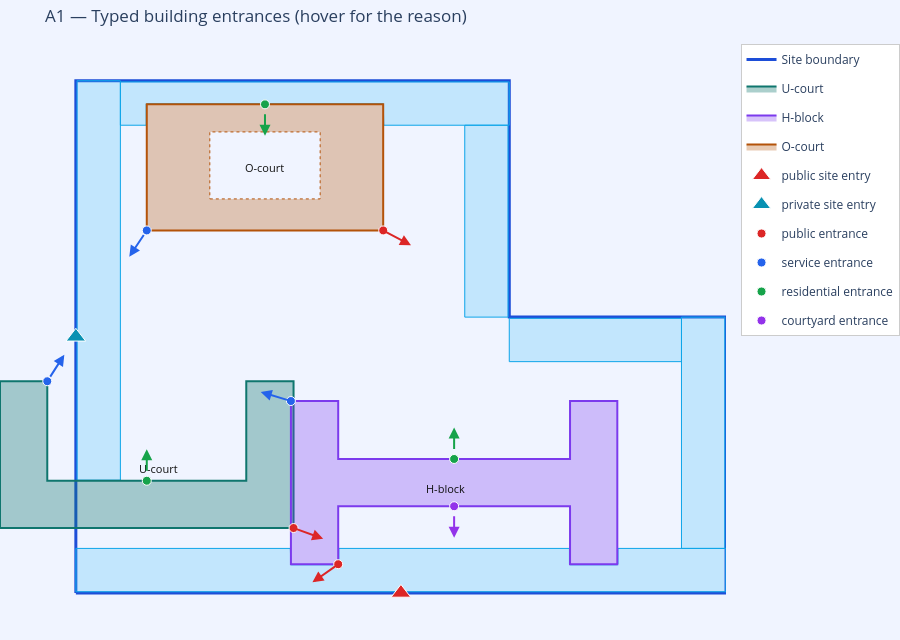

Notebook code for this chart:
### Markdown cell above
## A1 — Entrance placement **reasoning**

Each building gets typed entrances; hover any entrance marker to read *why* it
sits there. The public door faces the arrival route; the service door faces the
quiet Service Lane side; residential/courtyard doors open onto the court.

### Code cell
orient = report['entrances']
for b in orient['buildings']:
    print(f"### {b['building_id']}  ({b['n_entrances']} entrances, {len(b['courtyards'])} courtyard)")
    for e in b['entrances']:
        print(f"   - {e['role']:11s} faces={e['faces']:12s} :: {e['reason']}")

fig = new_fig('A1 — Typed building entrances (hover for the reason)', SITE_BOUNDARY)
draw_parking(fig, parking)
draw_buildings(fig, BUILDINGS)
draw_entries(fig, propose_site_entries(SITE_MODEL))
draw_entrances(fig, orient)
fig.show()

### Figure 1 — Plotly figure (JSON) as saved in the notebook; plotly's stock layout.template omitted (floating-point values rounded to 4 significant figures)
{"data": [{"hoverinfo": "skip", "line": {"color": "#1d4ed8", "width": 3}, "mode": "lines", "name": "Site boundary", "type": "scatter", "x": [0, 165, 165, 110, 110, 0, 0, 0], "y": [0, 0, 70, 70, 130, 130, 0, 0]}, {"fill": "toself", "fillcolor": "rgba(56,189,248,0.25)", "hoverinfo": "skip", "legendgroup": "park", "line": {"color": "#0ea5e9", "width": 1}, "mode": "lines", "name": "parking", "showlegend": false, "type": "scatter", "x": [54.43, 54.43, 54.43, 54.44, 54.44, 54.44, 54.45, 54.46, 54.47, 54.48, 54.49, 54.5, 54.51, 54.53, 54.54, 54.55, 54.57, 54.58, 66.58, 66.6, 66.61, 66.63, 66.64, 66.65, 66.67, 66.68, 66.69, 66.7, 66.71, 66.72, 66.72, 66.73, 66.73, 66.73, 66.73, 66.73, 125.3, 125.3, 125.3, 125.3, 125.3, 125.3, 125.3, 125.3, 125.3, 125.3, 125.3, 125.3, 125.3, 125.4, 125.4, 125.4, 125.4, 125.4, 137.4, 137.4, 137.4, 137.5, 137.5, 137.5, 137.5, 137.5, 137.5, 137.5, 137.5, 137.5, 137.6, 137.6, 137.6, 137.6, 137.6, 137.6, 165.0, 165.0, 0.0, 0.0, 54.43, 54.43], "y": [11.3, 7.292, 7.277, 7.263, 7.248, 7.235, 7.221, 7.209, 7.197, 7.186, 7.176, 7.167, 7.16, 7.153, 7.149, 7.145, 7.143, 7.142, 7.142, 7.143, 7.145, 7.149, 7.153, 7.16, 7.167, 7.176, 7.186, 7.197, 7.209, 7.221, 7.235, 7.248, 7.263, 7.277, 7.292, 11.3, 11.3, 7.292, 7.277, 7.263, 7.248, 7.235, 7.221, 7.209, 7.197, 7.186, 7.176, 7.167, 7.16, 7.153, 7.149, 7.145, 7.143, 7.142, 7.142, 7.143, 7.145, 7.149, 7.153, 7.16, 7.167, 7.176, 7.186, 7.197, 7.209, 7.221, 7.235, 7.248, 7.263, 7.277, 7.292, 11.3, 11.3, 0.3, 0.3, 11.3, 11.3, 11.3]}, {"fill": "toself", "fillcolor": "rgba(56,189,248,0.25)", "hoverinfo": "skip", "legendgroup": "park", "line": {"color": "#0ea5e9", "width": 1}, "mode": "lines", "name": "parking", "showlegend": false, "type": "scatter", "x": [11.3, 0.3, 0.3, 11.3, 11.3, 11.3], "y": [28.63, 28.63, 130.0, 130.0, 28.63, 28.63]}, {"fill": "toself", "fillcolor": "rgba(56,189,248,0.25)", "hoverinfo": "skip", "legendgroup": "park", "line": {"color": "#0ea5e9", "width": 1}, "mode": "lines", "name": "parking", "showlegend": false, "type": "scatter", "x": [78.15, 78.15, 78.15, 78.15, 78.14, 78.14, 78.13, 78.12, 78.12, 78.11, 78.1, 78.08, 78.07, 78.06, 78.04, 78.03, 78.01, 78.0, 18.0, 17.99, 17.97, 17.96, 17.94, 17.93, 17.92, 17.9, 17.89, 17.88, 17.88, 17.87, 17.86, 17.86, 17.85, 17.85, 17.85, 17.85, 11.3, 11.3, 110.0, 110.0, 78.15, 78.15], "y": [118.7, 124.0, 124.0, 124.0, 124.0, 124.1, 124.1, 124.1, 124.1, 124.1, 124.1, 124.1, 124.1, 124.1, 124.1, 124.1, 124.1, 124.2, 124.2, 124.1, 124.1, 124.1, 124.1, 124.1, 124.1, 124.1, 124.1, 124.1, 124.1, 124.1, 124.1, 124.0, 124.0, 124.0, 124.0, 118.7, 118.7, 129.7, 129.7, 118.7, 118.7, 118.7]}, {"fill": "toself", "fillcolor": "rgba(56,189,248,0.25)", "hoverinfo": "skip", "legendgroup": "park", "line": {"color": "#0ea5e9", "width": 1}, "mode": "lines", "name": "parking", "showlegend": false, "type": "scatter", "x": [153.7, 164.7, 164.7, 153.7, 153.7, 153.7], "y": [70.0, 70.0, 11.3, 11.3, 70.0, 70.0]}, {"fill": "toself", "fillcolor": "rgba(56,189,248,0.25)", "hoverinfo": "skip", "legendgroup": "park", "line": {"color": "#0ea5e9", "width": 1}, "mode": "lines", "name": "parking", "showlegend": false, "type": "scatter", "x": [98.7, 109.7, 109.7, 98.7, 98.7, 98.7], "y": [118.7, 118.7, 70.0, 70.0, 118.7, 118.7]}, {"fill": "toself", "fillcolor": "rgba(56,189,248,0.25)", "hoverinfo": "skip", "legendgroup": "park", "line": {"color": "#0ea5e9", "width": 1}, "mode": "lines", "name": "parking", "showlegend": false, "type": "scatter", "x": [153.7, 153.7, 110.0, 110.0, 153.7, 153.7], "y": [69.7, 58.7, 58.7, 69.7, 69.7, 69.7]}, {"fill": "toself", "fillcolor": "rgba(15,118,110,0.35)", "hoverinfo": "skip", "line": {"color": "rgba(15,118,110,1)", "width": 2}, "mode": "lines", "name": "U-court", "type": "scatter", "x": [55.25, 43.25, -7.25, -19.25, -19.25, -19.25, -7.25, -7.25, 43.25, 43.25, 55.25, 55.25, 55.25, 55.25], "y": [16.48, 16.48, 16.48, 16.48, 28.48, 53.73, 53.73, 28.48, 28.48, 53.73, 53.73, 28.48, 16.48, 16.48]}, {"fill": "toself", "fillcolor": "rgba(124,58,237,0.30)", "hoverinfo": "skip", "line": {"color": "rgba(124,58,237,1)", "width": 2}, "mode": "lines", "name": "H-block", "type": "scatter", "x": [66.58, 54.58, 54.58, 66.58, 66.58, 125.4, 125.4, 137.4, 137.4, 125.4, 125.4, 66.58, 66.58, 66.58], "y": [7.292, 7.292, 48.71, 48.71, 34.0, 34.0, 48.71, 48.71, 7.292, 7.292, 22.0, 22.0, 7.292, 7.292]}, {"fill": "toself", "fillcolor": "rgba(180,83,9,0.30)", "hoverinfo": "skip", "line": {"color": "rgba(180,83,9,1)", "width": 2}, "mode": "lines", "name": "O-court", "type": "scatter", "x": [18, 78, 78, 18, 18], "y": [92, 92, 124, 124, 92]}, {"fill": "toself", "fillcolor": "#f0f4ff", "hoverinfo": "skip", "line": {"color": "rgba(180,83,9,1)", "dash": "dot", "width": 1}, "mode": "lines", "showlegend": false, "type": "scatter", "x": [34, 62, 62, 34, 34], "y": [100, 100, 117, 117, 100]}, {"hoverinfo": "text", "marker": {"color": "#dc2626", "line": {"color": "white", "width": 1}, "size": 17, "symbol": "triangle-up"}, "mode": "markers", "name": "public site entry", "showlegend": true, "text": "Main Street", "type": "scatter", "x": [82.5], "y": [0.0]}, {"hoverinfo": "text", "marker": {"color": "#0891b2", "line": {"color": "white", "width": 1}, "size": 17, "symbol": "triangle-up"}, "mode": "markers", "name": "private site entry", "showlegend": true, "text": "Service Lane", "type": "scatter", "x": [0.0], "y": [65.0]}, {"hoverinfo": "text", "legendgroup": "public", "marker": {"color": "#dc2626", "line": {"color": "white", "width": 1}, "size": 9, "symbol": "circle"}, "mode": "markers", "name": "public entrance", "showlegend": true, "text": "Main entrance on the facade facing the internal circulation / main arrival route — direct and visible from where people arrive.", "type": "scatter", "x": [55.25], "y": [16.48]}, {"hoverinfo": "text", "legendgroup": "service", "marker": {"color": "#2563eb", "line": {"color": "white", "width": 1}, "size": 9, "symbol": "circle"}, "mode": "markers", "name": "service entrance", "showlegend": true, "text": "Service / loading entrance on a quieter facade facing the secondary site entry, keeping public traffic away from servicing.", "type": "scatter", "x": [-7.25], "y": [53.73]}, {"hoverinfo": "text", "legendgroup": "residential", "marker": {"color": "#16a34a", "line": {"color": "white", "width": 1}, "size": 9, "symbol": "circle"}, "mode": "markers", "name": "residential entrance", "showlegend": true, "text": "Quiet residential entrance opening onto the building's courtyard.", "type": "scatter", "x": [18.0], "y": [28.48]}, {"hoverinfo": "text", "legendgroup": "public", "marker": {"color": "#dc2626", "line": {"color": "white", "width": 1}, "size": 9, "symbol": "circle"}, "mode": "markers", "name": "public entrance", "showlegend": false, "text": "Main entrance on the facade facing the internal circulation / main arrival route — direct and visible from where people arrive.", "type": "scatter", "x": [66.58], "y": [7.292]}, {"hoverinfo": "text", "legendgroup": "service", "marker": {"color": "#2563eb", "line": {"color": "white", "width": 1}, "size": 9, "symbol": "circle"}, "mode": "markers", "name": "service entrance", "showlegend": false, "text": "Service / loading entrance on a quieter facade facing the secondary site entry, keeping public traffic away from servicing.", "type": "scatter", "x": [54.58], "y": [48.71]}, {"hoverinfo": "text", "legendgroup": "residential", "marker": {"color": "#16a34a", "line": {"color": "white", "width": 1}, "size": 9, "symbol": "circle"}, "mode": "markers", "name": "residential entrance", "showlegend": false, "text": "Quiet residential entrance opening onto the building's courtyard.", "type": "scatter", "x": [96.0], "y": [34.0]}, {"hoverinfo": "text", "legendgroup": "courtyard", "marker": {"color": "#9333ea", "line": {"color": "white", "width": 1}, "size": 9, "symbol": "circle"}, "mode": "markers", "name": "courtyard entrance", "showlegend": true, "text": "Courtyard entrance on the inner facade serving the enclosed / open court.", "type": "scatter", "x": [96.0], "y": [22.0]}, {"hoverinfo": "text", "legendgroup": "public", "marker": {"color": "#dc2626", "line": {"color": "white", "width": 1}, "size": 9, "symbol": "circle"}, "mode": "markers", "name": "public entrance", "showlegend": false, "text": "Main entrance on the facade facing the internal circulation / main arrival route — direct and visible from where people arrive.", "type": "scatter", "x": [78.0], "y": [92.0]}, {"hoverinfo": "text", "legendgroup": "service", "marker": {"color": "#2563eb", "line": {"color": "white", "width": 1}, "size": 9, "symbol": "circle"}, "mode": "markers", "name": "service entrance", "showlegend": false, "text": "Service / loading entrance on a quieter facade facing the secondary site entry, keeping public traffic away from servicing.", "type": "scatter", "x": [18.0], "y": [92.0]}, {"hoverinfo": "text", "legendgroup": "residential", "marker": {"color": "#16a34a", "line": {"color": "white", "width": 1}, "size": 9, "symbol": "circle"}, "mode": "markers", "name": "residential entrance", "showlegend": false, "text": "Quiet residential entrance opening onto the building's courtyard.", "type": "scatter", "x": [48.0], "y": [124.0]}], "layout": {"annotations": [{"font": {"color": "#111", "size": 11}, "showarrow": false, "text": "U-court", "x": 20.87, "y": 31.63}, {"font": {"color": "#111", "size": 11}, "showarrow": false, "text": "H-block", "x": 93.74, "y": 26.41}, {"font": {"color": "#111", "size": 11}, "showarrow": false, "text": "O-court", "x": 48.0, "y": 108.0}, {"arrowcolor": "#dc2626", "arrowhead": 2, "arrowsize": 1.1, "arrowwidth": 2, "ax": 55.25, "axref": "x", "ay": 16.48, "ayref": "y", "showarrow": true, "x": 62.77, "xref": "x", "y": 13.75, "yref": "y"}, {"arrowcolor": "#2563eb", "arrowhead": 2, "arrowsize": 1.1, "arrowwidth": 2, "ax": -7.25, "axref": "x", "ay": 53.73, "ayref": "y", "showarrow": true, "x": -2.923, "xref": "x", "y": 60.45, "yref": "y"}, {"arrowcolor": "#16a34a", "arrowhead": 2, "arrowsize": 1.1, "arrowwidth": 2, "ax": 18.0, "axref": "x", "ay": 28.48, "ayref": "y", "showarrow": true, "x": 18.0, "xref": "x", "y": 36.48, "yref": "y"}, {"arrowcolor": "#dc2626", "arrowhead": 2, "arrowsize": 1.1, "arrowwidth": 2, "ax": 66.58, "axref": "x", "ay": 7.292, "ayref": "y", "showarrow": true, "x": 60.04, "xref": "x", "y": 2.687, "yref": "y"}, {"arrowcolor": "#2563eb", "arrowhead": 2, "arrowsize": 1.1, "arrowwidth": 2, "ax": 54.58, "axref": "x", "ay": 48.71, "ayref": "y", "showarrow": true, "x": 46.92, "xref": "x", "y": 51.0, "yref": "y"}, {"arrowcolor": "#16a34a", "arrowhead": 2, "arrowsize": 1.1, "arrowwidth": 2, "ax": 96.0, "axref": "x", "ay": 34.0, "ayref": "y", "showarrow": true, "x": 96.0, "xref": "x", "y": 42.0, "yref": "y"}, {"arrowcolor": "#9333ea", "arrowhead": 2, "arrowsize": 1.1, "arrowwidth": 2, "ax": 96.0, "axref": "x", "ay": 22.0, "ayref": "y", "showarrow": true, "x": 96.0, "xref": "x", "y": 14.0, "yref": "y"}, {"arrowcolor": "#dc2626", "arrowhead": 2, "arrowsize": 1.1, "arrowwidth": 2, "ax": 78.0, "axref": "x", "ay": 92.0, "ayref": "y", "showarrow": true, "x": 85.06, "xref": "x", "y": 88.24, "yref": "y"}, {"arrowcolor": "#2563eb", "arrowhead": 2, "arrowsize": 1.1, "arrowwidth": 2, "ax": 18.0, "axref": "x", "ay": 92.0, "ayref": "y", "showarrow": true, "x": 13.56, "xref": "x", "y": 85.34, "yref": "y"}, {"arrowcolor": "#16a34a", "arrowhead": 2, "arrowsize": 1.1, "arrowwidth": 2, "ax": 48.0, "axref": "x", "ay": 124.0, "ayref": "y", "showarrow": true, "x": 48.0, "xref": "x", "y": 116.0, "yref": "y"}], "height": 640, "legend": {"bgcolor": "white", "bordercolor": "#ccc", "borderwidth": 1, "x": 1.02, "y": 1}, "margin": {"b": 0, "l": 0, "r": 0, "t": 44}, "paper_bgcolor": "#f0f4ff", "plot_bgcolor": "#f0f4ff", "title": {"text": "A1 — Typed building entrances (hover for the reason)"}, "xaxis": {"visible": false}, "yaxis": {"scaleanchor": "x", "scaleratio": 1, "visible": false}}}
